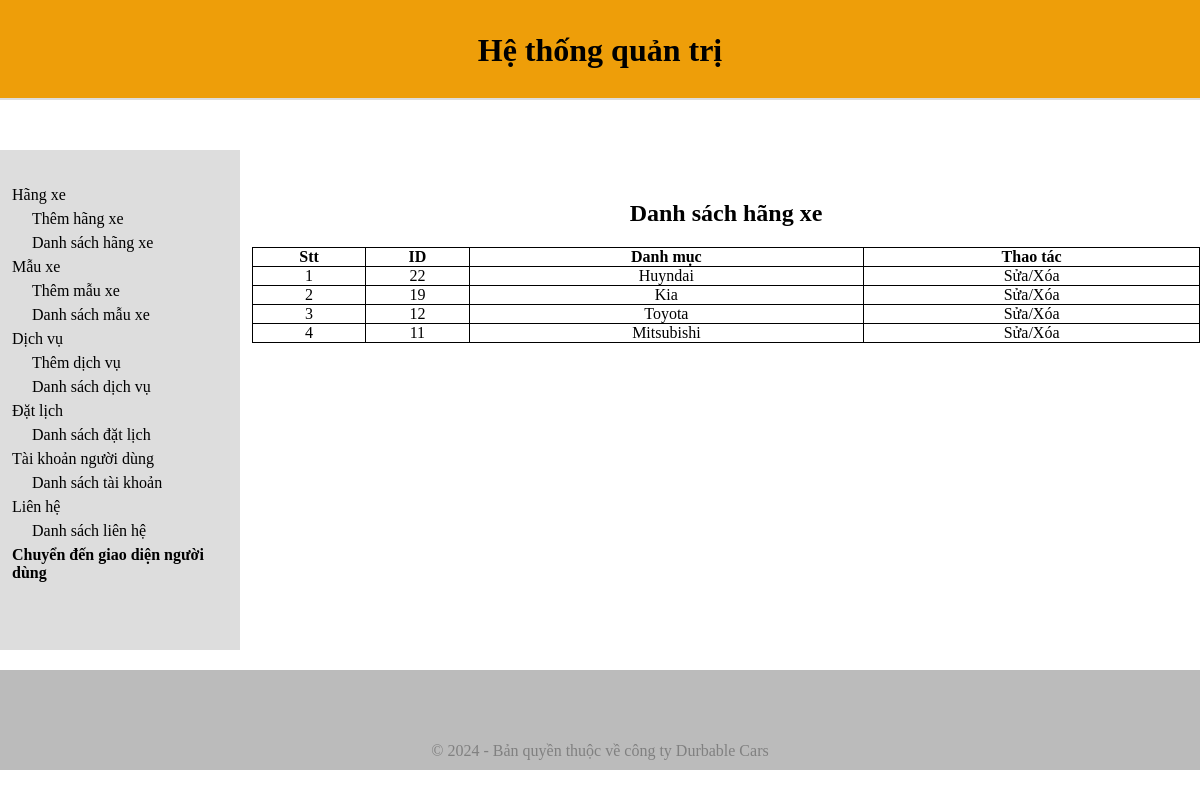
The app's page /admin/categoryList.php with its own data.
### tables this page shows
CREATE TABLE `tbl_category` (
  `category_id` int(11) NOT NULL,
  `category_name` varchar(255) NOT NULL
);

### admin/database.php (called while the page is built, shortened)
<?php
class Database
{
    public $host = DB_HOST;
    public $user = DB_USER;
    public $pass = DB_PASS;
    public $dbname = DB_NAME;
    public $link;
    public function connectDB()
    {
        $this->link = new mysqli($this->host, $this->user, $this->pass, $this->dbname);
        if ($this->link) {
            return false;
        }
    }
    public function select($query)
    {
        $result = $this->link->query($query) or die($this->link->error . __LINE__);
        if ($result->num_rows > 0) {
            return $result;
        } else {
            return false;
        }
    }
}
?>

### admin/class/category_class.php (called while the page is built, shortened)
<?php
    include "database.php";
?>
<?php
    class category{
        public $db;
        public function __construct()
        {
            $this-> db = new Database();
        }
        public function show_category(){
            $query = "SELECT * FROM tbl_category ORDER BY category_id DESC";
            $result = $this->db->select($query);
            return $result;
        }
    }
?>

### admin/categoryList.php (the view)
<?php
include "header.php";
include "slider.php";
include "class/category_class.php"
?>
<?php
$category = new category;
$show_category = $category->show_category();
?>
<div class="admin-contentRight">
    <div class="admin-contentRight-category_list">
        <h1>Danh sách hãng xe</h1>
        <table>
            <tr>
                <th>Stt</th>
                <th>ID</th>
                <th>Danh mục</th>
                <th>Thao tác</th>
            </tr>
            <?php
            if ($show_category) {
                $i = 0;
                while ($result = $show_category->fetch_assoc()) {
                    $i++;
            ?>
                    <tr>
                        <td><?php echo $i ?></td>
                        <td><?php echo $result['category_id'] ?></td>
                        <td><?php echo $result['category_name'] ?></td>
                        <td><a href="categoryEdit.php?category_id=<?php echo $result['category_id'] ?>">Sửa</a>/<a href="categoryDelete.php?category_id=<?php echo $result['category_id'] ?>">Xóa</a></td>
                    </tr>
            <?php
                }
            }
            ?>
        </table>
    </div>
</div>
</section>
<?php
include "footer_admin.php";
?>

### admin/style.css (style rules this page uses)
* { margin: 0; padding: 0; box-sizing: border-box; color: black; outline: none; }
h1 { padding-bottom: 20px; }
a { text-decoration: none; }
.admin-contentRight { width: 80%; padding: 30px 0 0 12px ; }
.admin-contentRight-category_list { width: 100%; text-align: center; margin-top: 20px; }
.admin-contentRight-category_list table tr th,td { border: 1px solid #000000; }
table { border-collapse: collapse; width: 100%; }

### records on screen
tbl_category: category_id "22", category_name "Huyndai"
tbl_category: category_id "19", category_name "Kia"
tbl_category: category_id "12", category_name "Toyota"
tbl_category: category_id "11", category_name "Mitsubishi"
